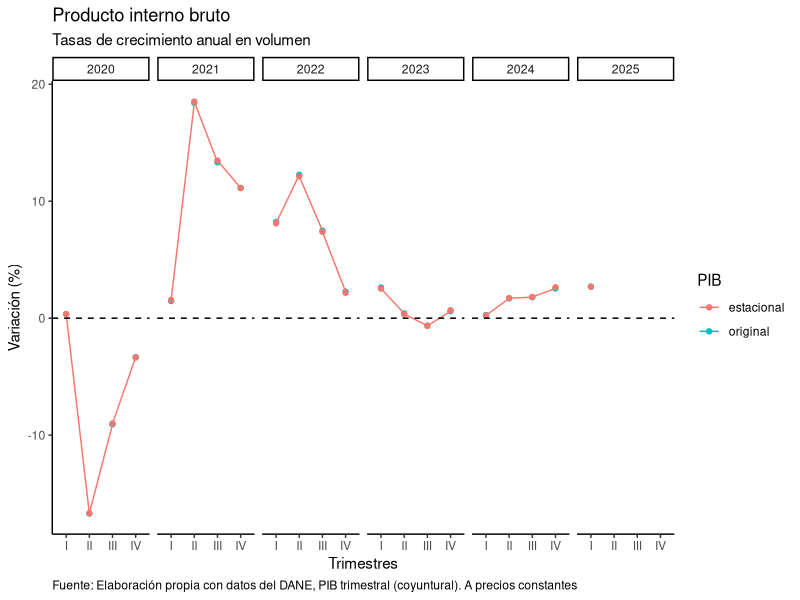
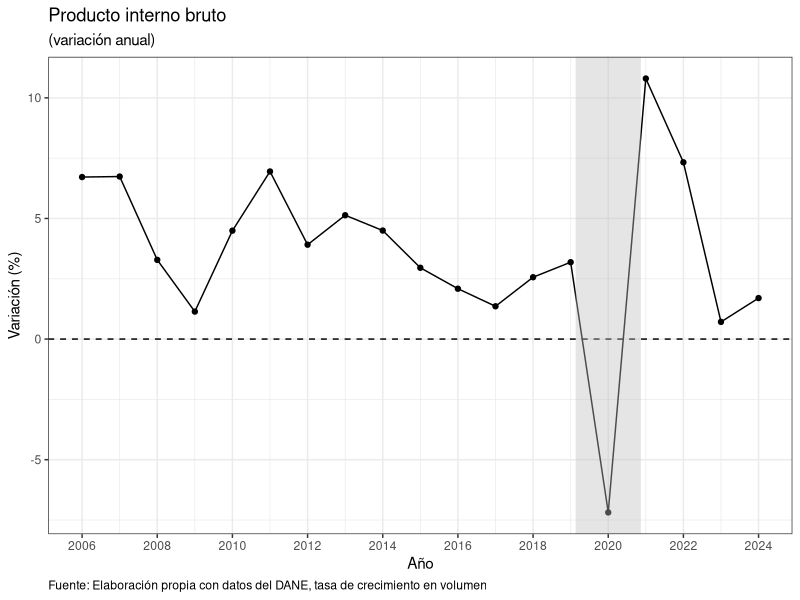

Generate these figures, in order, with R:
## ---- chunk 1

library(readxl)
library(tidyverse)

## ---- chunk 2

data = read_excel("PIB trimestral_2020_2025.xlsx")

data
## ---- chunk 3

data2 = read_excel("PIB anual_2006_2024.xlsx")

data2
## ---- chunk 4

data = pivot_longer(data, cols = 3:4, names_to = "PIB",
                    values_to = "value")

data
## ---- chunk 5

dashline = 0   # Baseline

ggplot(data) +
  geom_point(aes(x = Trimestre, y = value, colour = PIB, group = 2)) +
  geom_line(aes(x = Trimestre, y = value, colour = PIB, group = 2)) +
  geom_hline(yintercept = dashline, color = "black", linewidth = 0.5, linetype = 2) +
  facet_grid( . ~ Año) +
  theme_classic() +
  labs(title = "Producto interno bruto",
       subtitle = "Tasas de crecimiento anual en volumen",
       x = "Trimestres",
       y = "Variación (%)",
       caption = "Fuente: Elaboración propia con datos del DANE, PIB trimestral (coyuntural). A precios constantes") +
  theme(plot.caption.position = "panel",
        plot.caption = element_text(hjust = 0))

## ---- chunk 6

dashline = 0       # Baseline
shadedarea = 2020  # Year of interest

data2 |> 
  ggplot(aes(x = Año, y = `Producto interno bruto`)) +
  geom_point() +
  geom_line() +
  geom_hline(yintercept = dashline, color = "black", linewidth = 0.5, linetype = 2) +
  geom_vline(xintercept = shadedarea, col = "grey", linewidth = 22, alpha = 0.4) +
  scale_x_continuous(breaks = seq(2006, 2024, by = 2)) +
  theme_bw() +
  labs(title = "Producto interno bruto",
       subtitle = "(variación anual)",
       x = "Año",
       y = "Variación (%)",
       caption = "Fuente: Elaboración propia con datos del DANE, tasa de crecimiento en volumen") +
  theme(plot.caption.position = "panel",
        plot.caption = element_text(hjust = 0))
